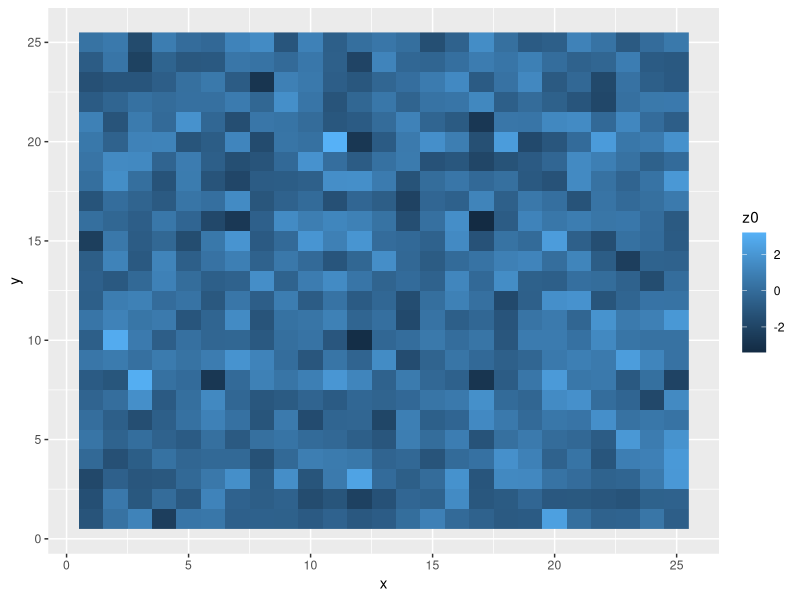
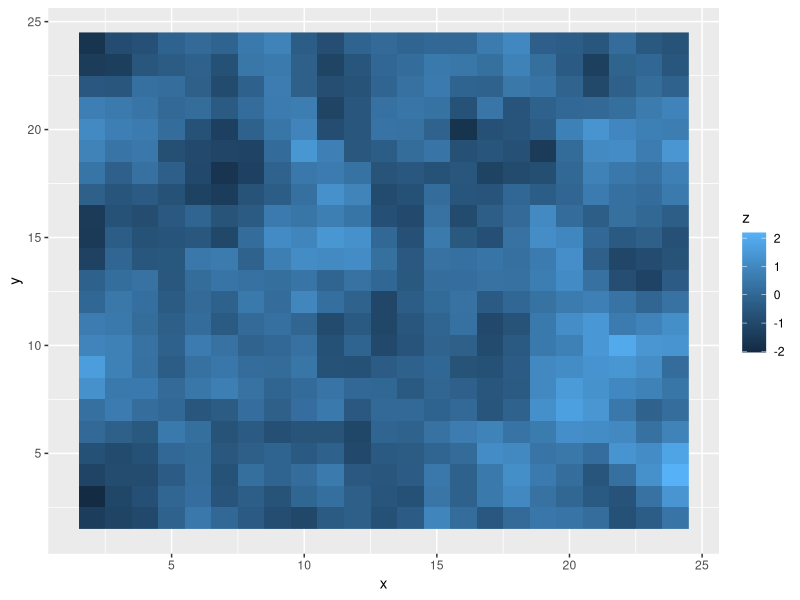
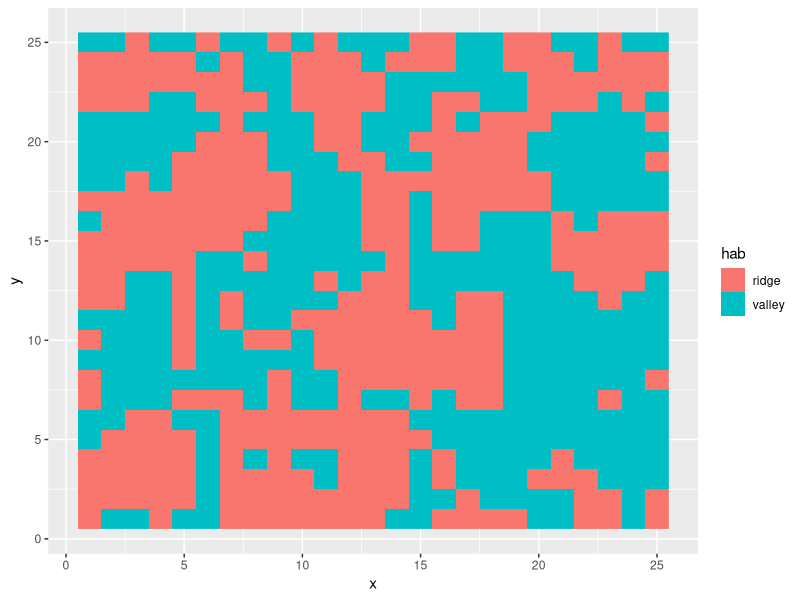

Source code (R) for these figures, in order: (Note: this script raises an error after producing the figures.)
## ---- chunk 1
knitr::opts_chunk$set(echo=TRUE,
                      warning=FALSE,
                      cache=FALSE,
                      message=FALSE)
htmltools::tagList(rmarkdown::html_dependency_font_awesome())
## ---- chunk 2
library(tidyverse)
library(spdep)
## ---- chunk 3
library(spdep)

set.seed(1234)
N <- 50
x <- seq(1, 25)
y <- seq(1, 25)
#z <- matrix(numeric(length(x) * length(y)), ncol = length(y))
z <- matrix(rnorm(length(x) * length(y)), ncol = length(y))

z0 <- z
z2 <- z
for (i in 2:(length(x)-1)) {
  for (j in 2:(length(y)-1)) {
    z[i, j] <- 
      rnorm(1, 
            mean(
              c(z[i - 1, j - 1],
              z[i - 1, j],
              z[i - 1, j + 1],
              z[i, j - 1],
              z[i, j + 1],
              z[i + 1, j - 1],
              z[i + 1, j],
              z[i + 1, j + 1])),
            0)
  }
}


z_scaled <- (z - mean(as.numeric(z))) / sd(as.numeric(z))

z2 <- z
z2[z < 0] <- "ridge"
z2[z > 0] <- "valley"
#z2[z > -0.5 & z < 0.5] <- "flat"

#z2 <- z2 + z
x2 <- rep(x, length(y))
y2 <- rep(y, each = length(x))
dat <- tibble(x = x2,
              y = y2,
              mu = as.vector(z),
              hab = as.vector(z2),
              z = as.numeric(z_scaled),
              z0 = as.numeric(z0)
)

ggplot(dat, aes(x = x, y = y, fill = z0)) +
  geom_raster()
## ---- chunk 4
dat %>% 
  # cut the edges
  filter(x > 1) %>%
  filter(x < max(x)) %>%
  filter(y > 1) %>%
  filter(y < max(y)) %>%
  ggplot(., aes(x = x, y = y, fill = z)) +
    geom_raster()
## ---- chunk 5
ggplot(dat, aes(x = x, y = y, fill = hab)) +
  geom_raster()
## ---- chunk 6
dat2 <- dat %>%
  mutate(hab_dummy = ifelse(hab == "valley", 0, 1)) %>%
  mutate(trait = rnorm(nrow(.), -mu, 0.3)) # based on z 
  #mutate(trait = rnorm(nrow(.), 2 * hab_dummy, 0.6)) # based on z 

dat2 %>%
  dplyr::select(x, y, hab, trait) %>%
  write_csv(., "./data/trait_env.csv")

dat2 %>%
  ggplot(., aes(x = hab, y = trait, col = hab)) +
  geom_violin() +
  geom_jitter(width = 0.2)
## ---- chunk 7
d <- read_csv("./data/trait_env.csv")
d
## ---- chunk 8
(nb <- cell2nb(length(unique(d$x)),length(unique(d$y)), type = "queen"))
## ---- chunk 9
(W <- nb2listw(nb, zero.policy = TRUE, style = "W"))
## ---- chunk 10
fit1 <- spautolm(trait ~ 1, listw = W, data = d)

summary(fit1)
## ---- chunk 11
fit2 <- spautolm(trait ~ hab, listw = W, data = d)

summary(fit2)
